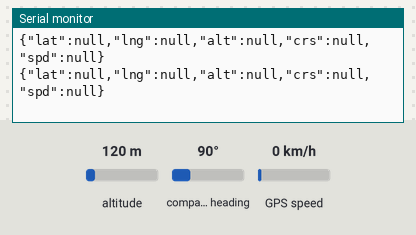
A sketch run on a simulated Arduino Uno, built with avr-gcc and run on an emulated ATmega328P. Shown: the last lines printed to the serial monitor. The test bench sets the inputs (shaded band); at power-on: altitude 120 m, compass heading 90°, GPS speed 0 km/h. The GPS gets a fix after 3 s at 37.7749, -122.4194 with 8 satellites.

Above: at 1.2 s.
1.3 s: altitude set to 20 m
At 3.8 s:
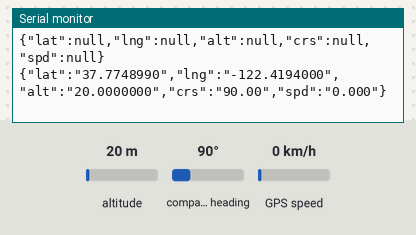
5.4 s: compass heading set to 7°
At 6.5 s:
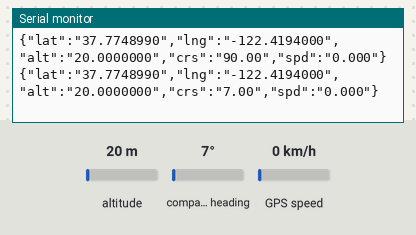
6.9 s: GPS speed set to 2 km/h
At 7.4 s:
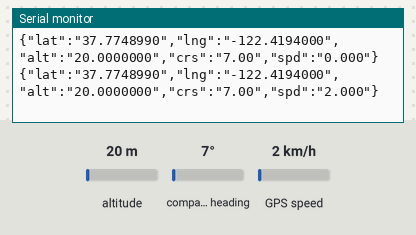

The sketch:

gps_tiny_aws_data_test.ino
```cpp
#include <TinyGPS++.h>
#include <SoftwareSerial.h>
/*
   This sample code demonstrates the normal use of a TinyGPS++ (TinyGPSPlus) object.
   It requires the use of SoftwareSerial, and assumes that you have a
   4800-baud serial GPS device hooked up on pins 4(rx) and 3(tx).
*/

//
// D1 to Rx of gps
// D2 to Tx of Gps
//
static const int RXPin = 4, TXPin = 5;
static const uint32_t GPSBaud = 9600;

// The TinyGPS++ object
TinyGPSPlus gps;

// The serial connection to the GPS device
SoftwareSerial ss(RXPin, TXPin);


void setup() {
  // put your setup code here, to run once:

  Serial.begin(115200);
  Serial.setDebugOutput(true);

   ss.begin(GPSBaud);

}

void loop() {
  // put your main code here, to run repeatedly:

  String toAwsData = "";
    toAwsData = toAwsData + "{" +
                "\"lat\":" + (gps.location.isValid() ?  "\""+ String(gps.location.lat(),7) + "\"," : "null,") +
                "\"lng\":" + (gps.location.isValid() ? "\""+String(gps.location.lng(),7) + "\"," : "null,") +
                "\"alt\":" + (gps.altitude.isValid() ? "\""+String(gps.altitude.meters(),7)+ "\"," : "null,") +
                "\"crs\":" + (gps.course.isValid() ? "\""+String(gps.course.deg())+ "\"," : "null,") +
                "\"spd\":" + (gps.speed.isValid() ? "\""+String(gps.speed.kmph(),3)+ "\"" : "null") +

                "}";

 Serial.println(toAwsData);

   smartDelay(1000);

}

// This custom version of delay() ensures that the gps object
// is being "fed".
static void smartDelay(unsigned long ms)
{
  unsigned long start = millis();
  do
  {
    while (ss.available())
      gps.encode(ss.read());
  } while (millis() - start < ms);
}
```

Measured:
- after the input at 1.3 s, the serial monitor: prints a new line after 1.7 s (image 1)
- after the input at 5.4 s, the serial monitor: prints a new line after 0.65 s (image 2)
- after the input at 6.9 s, the serial monitor: prints a new line after 0.15 s (image 3)
